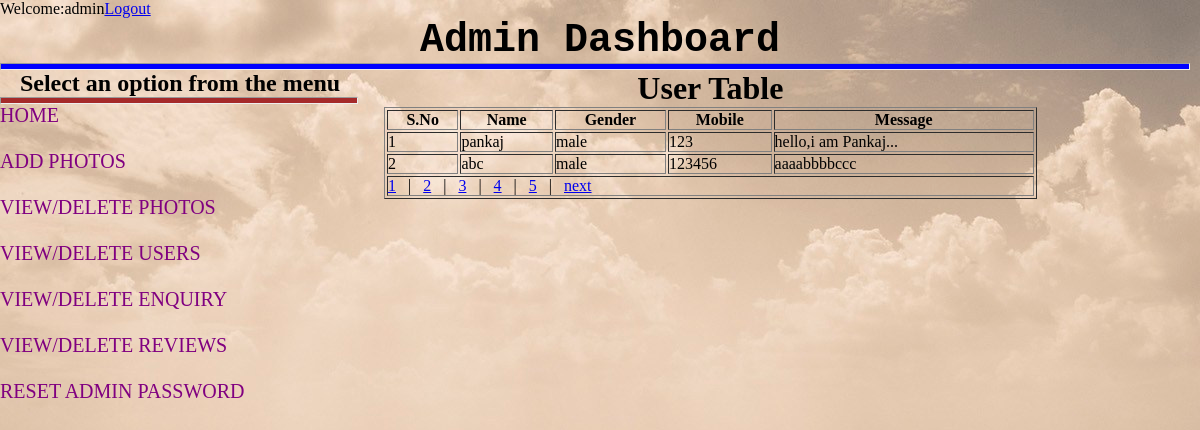
Screenshot of /admin/enquirypageing.php (signed in) with the database file from the repository.
### tables this page shows
CREATE TABLE IF NOT EXISTS `enquiry` (
  `s_no` int(100) NOT NULL AUTO_INCREMENT,
  `name` varchar(200) NOT NULL,
  `gender` varchar(100) NOT NULL,
  `mobile` varchar(200) NOT NULL,
  `message` varchar(500) NOT NULL,
  PRIMARY KEY (`s_no`)
);

### admin/enquirypageing.php (called while the page is built, shortened)
<?php
include("viewenquiry.php");
?>

### admin/viewenquiry.php (the view, shortened to what this page needs)
<?php
if(isset($_SESSION["ssid"]))
{
  echo "Welcome:".$_SESSION["ssid"]."<a href='admin_logout.php'>Logout</a>";
}
else {
	echo "<script>alert('You must login first ....');</script>";
	echo "<script>window.location.href='index.php' </script>";
}
?>
<!DOCTYPE html>
<html>
<head>
</head>
<body style="background-image: url(../images/bg.jpg);">
<div id="container">
<h1 align="center" style="font-size: 30pt;font-family: courier;">Admin Dashboard</h1>
<hr style="background-color:blue;width: 99%;height: 5px;">
<div id="right">
	<?php
$con=mysqli_connect("localhost","root","","contact");
$q="select * from enquiry";
$qry=$con->query($q);
$num_of_record = $qry->num_rows;
$perPage = "2";
$totalPage = ceil($num_of_record/$perPage);
$page = 1;
$start = ($page-1) * $perPage;
$q = "select * from enquiry LIMIT $start, $perPage";
$qry = $con->query($q);
if($qry->num_rows>0 )
{
echo "<table border='1px solid blue' width='80%' align='center'>";
echo "<caption><h1>User Table</h1></caption>";
echo           "<th>S.No</th>
 				<th>Name</th>
 				<th>Gender</th>
 				<th>Mobile</th>
 				<th>Message</th>";
while ($r=$qry->fetch_array())
 {
             echo "<tr><td>".$r[0]."</td>";
              echo "<td>".$r[1]."</td>";
               echo "<td>".$r[2]."</td>";
               echo "<td>".$r[3]."</td>";
               echo "<td>".$r[4]."</td>";
                echo "</tr>";
}
?>
	 <tr>
      <td colspan="5">
      <?php
      for($i=1 ;$i<=$totalPage; $i++)
      {
        echo "<a href='enquirypageing.php?page=$i'>$i</a> &nbsp;&nbsp;| &nbsp;&nbsp;";
      }
      if($page<$totalPage)
      {
      $next=$page+1;
      echo "<a href='enquirypageing.php?page=$next'>next</a>";
      }
        else
      {
      $next=$totalPage;
      }
      ?>
      </td>
     </tr>
  </table>
<?php
}
?>
	</div>
<?php include("options.php");?>
</div>
</body>
</html>

### admin/viewenquiry.php (style rules this page uses)
* { margin: 0px; padding: 0px; }
#container { width: 100%; height: auto; }
#right { width: 68%; height: 350pt; float: right; overflow: hidden; }

### rows the page displays
enquiry: s_no "1", name "pankaj", gender "male", mobile "123", message "hello,i am Pankaj..."
enquiry: s_no "2", name "abc", gender "male", mobile "123456", message "aaaabbbbccc"

### other values shown
$_SESSION["ssid"] "admin"
